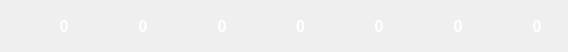
<?xml version="1.0" encoding="UTF-8"?>
<ui version="4.0">
 <class>GameDataView</class>
 <widget class="QWidget" name="GameDataView">
  <property name="geometry">
   <rect>
    <x>0</x>
    <y>0</y>
    <width>568</width>
    <height>51</height>
   </rect>
  </property>
  <property name="windowTitle">
   <string>GameDataView</string>
  </property>
  <layout class="QHBoxLayout" name="horizontalLayout">
   <item>
    <widget class="QWidget" name="widget" native="true">
     <layout class="QHBoxLayout" name="horizontalLayout_2">
      <property name="spacing">
       <number>3</number>
      </property>
      <property name="leftMargin">
       <number>3</number>
      </property>
      <property name="topMargin">
       <number>0</number>
      </property>
      <property name="rightMargin">
       <number>3</number>
      </property>
      <property name="bottomMargin">
       <number>0</number>
      </property>
      <item>
       <widget class="QLabel" name="region1Image">
        <property name="sizePolicy">
         <sizepolicy hsizetype="Fixed" vsizetype="Fixed">
          <horstretch>0</horstretch>
          <verstretch>0</verstretch>
         </sizepolicy>
        </property>
        <property name="minimumSize">
         <size>
          <width>30</width>
          <height>30</height>
         </size>
        </property>
        <property name="text">
         <string/>
        </property>
       </widget>
      </item>
      <item>
       <widget class="QLabel" name="region1Label">
        <property name="minimumSize">
         <size>
          <width>30</width>
          <height>30</height>
         </size>
        </property>
        <property name="palette">
         <palette>
          <active>
           <colorrole role="WindowText">
            <brush brushstyle="SolidPattern">
             <color alpha="255">
              <red>255</red>
              <green>255</green>
              <blue>255</blue>
             </color>
            </brush>
           </colorrole>
          </active>
          <inactive>
           <colorrole role="WindowText">
            <brush brushstyle="SolidPattern">
             <color alpha="255">
              <red>255</red>
              <green>255</green>
              <blue>255</blue>
             </color>
            </brush>
           </colorrole>
          </inactive>
          <disabled>
           <colorrole role="WindowText">
            <brush brushstyle="SolidPattern">
             <color alpha="255">
              <red>106</red>
              <green>104</green>
              <blue>100</blue>
             </color>
            </brush>
           </colorrole>
          </disabled>
         </palette>
        </property>
        <property name="font">
         <font>
          <pointsize>12</pointsize>
          <weight>75</weight>
          <bold>true</bold>
         </font>
        </property>
        <property name="cursor">
         <cursorShape>ArrowCursor</cursorShape>
        </property>
        <property name="text">
         <string>0</string>
        </property>
        <property name="alignment">
         <set>Qt::AlignCenter</set>
        </property>
       </widget>
      </item>
     </layout>
    </widget>
   </item>
   <item>
    <widget class="QWidget" name="widget_4" native="true">
     <layout class="QHBoxLayout" name="horizontalLayout_5">
      <property name="spacing">
       <number>3</number>
      </property>
      <property name="leftMargin">
       <number>3</number>
      </property>
      <property name="topMargin">
       <number>0</number>
      </property>
      <property name="rightMargin">
       <number>3</number>
      </property>
      <property name="bottomMargin">
       <number>0</number>
      </property>
      <item>
       <widget class="QLabel" name="region2Image">
        <property name="sizePolicy">
         <sizepolicy hsizetype="Fixed" vsizetype="Fixed">
          <horstretch>0</horstretch>
          <verstretch>0</verstretch>
         </sizepolicy>
        </property>
        <property name="minimumSize">
         <size>
          <width>30</width>
          <height>30</height>
         </size>
        </property>
        <property name="text">
         <string/>
        </property>
       </widget>
      </item>
      <item>
       <widget class="QLabel" name="region2Label">
        <property name="minimumSize">
         <size>
          <width>30</width>
          <height>30</height>
         </size>
        </property>
        <property name="palette">
         <palette>
          <active>
           <colorrole role="WindowText">
            <brush brushstyle="SolidPattern">
             <color alpha="255">
              <red>255</red>
              <green>255</green>
              <blue>255</blue>
             </color>
            </brush>
           </colorrole>
          </active>
          <inactive>
           <colorrole role="WindowText">
            <brush brushstyle="SolidPattern">
             <color alpha="255">
              <red>255</red>
              <green>255</green>
              <blue>255</blue>
             </color>
            </brush>
           </colorrole>
          </inactive>
          <disabled>
           <colorrole role="WindowText">
            <brush brushstyle="SolidPattern">
             <color alpha="255">
              <red>106</red>
              <green>104</green>
              <blue>100</blue>
             </color>
            </brush>
           </colorrole>
          </disabled>
         </palette>
        </property>
        <property name="font">
         <font>
          <pointsize>12</pointsize>
          <weight>75</weight>
          <bold>true</bold>
         </font>
        </property>
        <property name="cursor">
         <cursorShape>ArrowCursor</cursorShape>
        </property>
        <property name="text">
         <string>0</string>
        </property>
        <property name="alignment">
         <set>Qt::AlignCenter</set>
        </property>
       </widget>
      </item>
     </layout>
    </widget>
   </item>
   <item>
    <widget class="QWidget" name="widget_3" native="true">
     <layout class="QHBoxLayout" name="horizontalLayout_4">
      <property name="spacing">
       <number>3</number>
      </property>
      <property name="leftMargin">
       <number>3</number>
      </property>
      <property name="topMargin">
       <number>0</number>
      </property>
      <property name="rightMargin">
       <number>3</number>
      </property>
      <property name="bottomMargin">
       <number>0</number>
      </property>
      <item>
       <widget class="QLabel" name="region3Image">
        <property name="sizePolicy">
         <sizepolicy hsizetype="Fixed" vsizetype="Fixed">
          <horstretch>0</horstretch>
          <verstretch>0</verstretch>
         </sizepolicy>
        </property>
        <property name="minimumSize">
         <size>
          <width>30</width>
          <height>30</height>
         </size>
        </property>
        <property name="text">
         <string/>
        </property>
       </widget>
      </item>
      <item>
       <widget class="QLabel" name="region3Label">
        <property name="minimumSize">
         <size>
          <width>30</width>
          <height>30</height>
         </size>
        </property>
        <property name="palette">
         <palette>
          <active>
           <colorrole role="WindowText">
            <brush brushstyle="SolidPattern">
             <color alpha="255">
              <red>255</red>
              <green>255</green>
              <blue>255</blue>
             </color>
            </brush>
           </colorrole>
          </active>
          <inactive>
           <colorrole role="WindowText">
            <brush brushstyle="SolidPattern">
             <color alpha="255">
              <red>255</red>
              <green>255</green>
              <blue>255</blue>
             </color>
            </brush>
           </colorrole>
          </inactive>
          <disabled>
           <colorrole role="WindowText">
            <brush brushstyle="SolidPattern">
             <color alpha="255">
              <red>106</red>
              <green>104</green>
              <blue>100</blue>
             </color>
            </brush>
           </colorrole>
          </disabled>
         </palette>
        </property>
        <property name="font">
         <font>
          <pointsize>12</pointsize>
          <weight>75</weight>
          <bold>true</bold>
         </font>
        </property>
        <property name="cursor">
         <cursorShape>ArrowCursor</cursorShape>
        </property>
        <property name="text">
         <string>0</string>
        </property>
        <property name="alignment">
         <set>Qt::AlignCenter</set>
        </property>
       </widget>
      </item>
     </layout>
    </widget>
   </item>
   <item>
    <widget class="QWidget" name="widget_7" native="true">
     <layout class="QHBoxLayout" name="horizontalLayout_8">
      <property name="spacing">
       <number>3</number>
      </property>
      <property name="leftMargin">
       <number>3</number>
      </property>
      <property name="topMargin">
       <number>0</number>
      </property>
      <property name="rightMargin">
       <number>3</number>
      </property>
      <property name="bottomMargin">
       <number>0</number>
      </property>
      <item>
       <widget class="QLabel" name="region4Image">
        <property name="sizePolicy">
         <sizepolicy hsizetype="Fixed" vsizetype="Fixed">
          <horstretch>0</horstretch>
          <verstretch>0</verstretch>
         </sizepolicy>
        </property>
        <property name="minimumSize">
         <size>
          <width>30</width>
          <height>30</height>
         </size>
        </property>
        <property name="text">
         <string/>
        </property>
       </widget>
      </item>
      <item>
       <widget class="QLabel" name="region4Label">
        <property name="minimumSize">
         <size>
          <width>30</width>
          <height>30</height>
         </size>
        </property>
        <property name="palette">
         <palette>
          <active>
           <colorrole role="WindowText">
            <brush brushstyle="SolidPattern">
             <color alpha="255">
              <red>255</red>
              <green>255</green>
              <blue>255</blue>
             </color>
            </brush>
           </colorrole>
          </active>
          <inactive>
           <colorrole role="WindowText">
            <brush brushstyle="SolidPattern">
             <color alpha="255">
              <red>255</red>
              <green>255</green>
              <blue>255</blue>
             </color>
            </brush>
           </colorrole>
          </inactive>
          <disabled>
           <colorrole role="WindowText">
            <brush brushstyle="SolidPattern">
             <color alpha="255">
              <red>106</red>
              <green>104</green>
              <blue>100</blue>
             </color>
            </brush>
           </colorrole>
          </disabled>
         </palette>
        </property>
        <property name="font">
         <font>
          <pointsize>12</pointsize>
          <weight>75</weight>
          <bold>true</bold>
         </font>
        </property>
        <property name="cursor">
         <cursorShape>ArrowCursor</cursorShape>
        </property>
        <property name="text">
         <string>0</string>
        </property>
        <property name="alignment">
         <set>Qt::AlignCenter</set>
        </property>
       </widget>
      </item>
     </layout>
    </widget>
   </item>
   <item>
    <widget class="QWidget" name="widget_6" native="true">
     <layout class="QHBoxLayout" name="horizontalLayout_7">
      <property name="spacing">
       <number>3</number>
      </property>
      <property name="leftMargin">
       <number>3</number>
      </property>
      <property name="topMargin">
       <number>0</number>
      </property>
      <property name="rightMargin">
       <number>3</number>
      </property>
      <property name="bottomMargin">
       <number>0</number>
      </property>
      <item>
       <widget class="QLabel" name="stationImage">
        <property name="sizePolicy">
         <sizepolicy hsizetype="Fixed" vsizetype="Fixed">
          <horstretch>0</horstretch>
          <verstretch>0</verstretch>
         </sizepolicy>
        </property>
        <property name="minimumSize">
         <size>
          <width>30</width>
          <height>30</height>
         </size>
        </property>
        <property name="text">
         <string/>
        </property>
       </widget>
      </item>
      <item>
       <widget class="QLabel" name="stationLabel">
        <property name="minimumSize">
         <size>
          <width>30</width>
          <height>30</height>
         </size>
        </property>
        <property name="palette">
         <palette>
          <active>
           <colorrole role="WindowText">
            <brush brushstyle="SolidPattern">
             <color alpha="255">
              <red>255</red>
              <green>255</green>
              <blue>255</blue>
             </color>
            </brush>
           </colorrole>
          </active>
          <inactive>
           <colorrole role="WindowText">
            <brush brushstyle="SolidPattern">
             <color alpha="255">
              <red>255</red>
              <green>255</green>
              <blue>255</blue>
             </color>
            </brush>
           </colorrole>
          </inactive>
          <disabled>
           <colorrole role="WindowText">
            <brush brushstyle="SolidPattern">
             <color alpha="255">
              <red>106</red>
              <green>104</green>
              <blue>100</blue>
             </color>
            </brush>
           </colorrole>
          </disabled>
         </palette>
        </property>
        <property name="font">
         <font>
          <pointsize>12</pointsize>
          <weight>75</weight>
          <bold>true</bold>
         </font>
        </property>
        <property name="cursor">
         <cursorShape>ArrowCursor</cursorShape>
        </property>
        <property name="text">
         <string>0</string>
        </property>
        <property name="alignment">
         <set>Qt::AlignCenter</set>
        </property>
       </widget>
      </item>
     </layout>
    </widget>
   </item>
   <item>
    <widget class="QWidget" name="widget_5" native="true">
     <layout class="QHBoxLayout" name="horizontalLayout_6">
      <property name="spacing">
       <number>3</number>
      </property>
      <property name="leftMargin">
       <number>3</number>
      </property>
      <property name="topMargin">
       <number>0</number>
      </property>
      <property name="rightMargin">
       <number>3</number>
      </property>
      <property name="bottomMargin">
       <number>0</number>
      </property>
      <item>
       <widget class="QLabel" name="outbreakImage">
        <property name="sizePolicy">
         <sizepolicy hsizetype="Fixed" vsizetype="Fixed">
          <horstretch>0</horstretch>
          <verstretch>0</verstretch>
         </sizepolicy>
        </property>
        <property name="minimumSize">
         <size>
          <width>30</width>
          <height>30</height>
         </size>
        </property>
        <property name="text">
         <string/>
        </property>
       </widget>
      </item>
      <item>
       <widget class="QLabel" name="outbreakLabel">
        <property name="minimumSize">
         <size>
          <width>30</width>
          <height>30</height>
         </size>
        </property>
        <property name="palette">
         <palette>
          <active>
           <colorrole role="WindowText">
            <brush brushstyle="SolidPattern">
             <color alpha="255">
              <red>255</red>
              <green>255</green>
              <blue>255</blue>
             </color>
            </brush>
           </colorrole>
          </active>
          <inactive>
           <colorrole role="WindowText">
            <brush brushstyle="SolidPattern">
             <color alpha="255">
              <red>255</red>
              <green>255</green>
              <blue>255</blue>
             </color>
            </brush>
           </colorrole>
          </inactive>
          <disabled>
           <colorrole role="WindowText">
            <brush brushstyle="SolidPattern">
             <color alpha="255">
              <red>106</red>
              <green>104</green>
              <blue>100</blue>
             </color>
            </brush>
           </colorrole>
          </disabled>
         </palette>
        </property>
        <property name="font">
         <font>
          <pointsize>12</pointsize>
          <weight>75</weight>
          <bold>true</bold>
         </font>
        </property>
        <property name="cursor">
         <cursorShape>ArrowCursor</cursorShape>
        </property>
        <property name="text">
         <string>0</string>
        </property>
        <property name="alignment">
         <set>Qt::AlignCenter</set>
        </property>
       </widget>
      </item>
     </layout>
    </widget>
   </item>
   <item>
    <widget class="QWidget" name="widget_2" native="true">
     <layout class="QHBoxLayout" name="horizontalLayout_3">
      <property name="spacing">
       <number>3</number>
      </property>
      <property name="leftMargin">
       <number>3</number>
      </property>
      <property name="topMargin">
       <number>0</number>
      </property>
      <property name="rightMargin">
       <number>3</number>
      </property>
      <property name="bottomMargin">
       <number>0</number>
      </property>
      <item>
       <widget class="QLabel" name="infectionImage">
        <property name="sizePolicy">
         <sizepolicy hsizetype="Fixed" vsizetype="Fixed">
          <horstretch>0</horstretch>
          <verstretch>0</verstretch>
         </sizepolicy>
        </property>
        <property name="minimumSize">
         <size>
          <width>30</width>
          <height>30</height>
         </size>
        </property>
        <property name="text">
         <string/>
        </property>
       </widget>
      </item>
      <item>
       <widget class="QLabel" name="infectionLabel">
        <property name="minimumSize">
         <size>
          <width>30</width>
          <height>30</height>
         </size>
        </property>
        <property name="palette">
         <palette>
          <active>
           <colorrole role="WindowText">
            <brush brushstyle="SolidPattern">
             <color alpha="255">
              <red>255</red>
              <green>255</green>
              <blue>255</blue>
             </color>
            </brush>
           </colorrole>
          </active>
          <inactive>
           <colorrole role="WindowText">
            <brush brushstyle="SolidPattern">
             <color alpha="255">
              <red>255</red>
              <green>255</green>
              <blue>255</blue>
             </color>
            </brush>
           </colorrole>
          </inactive>
          <disabled>
           <colorrole role="WindowText">
            <brush brushstyle="SolidPattern">
             <color alpha="255">
              <red>106</red>
              <green>104</green>
              <blue>100</blue>
             </color>
            </brush>
           </colorrole>
          </disabled>
         </palette>
        </property>
        <property name="font">
         <font>
          <pointsize>12</pointsize>
          <weight>75</weight>
          <bold>true</bold>
         </font>
        </property>
        <property name="cursor">
         <cursorShape>ArrowCursor</cursorShape>
        </property>
        <property name="text">
         <string>0</string>
        </property>
        <property name="alignment">
         <set>Qt::AlignCenter</set>
        </property>
       </widget>
      </item>
     </layout>
    </widget>
   </item>
  </layout>
 </widget>
 <layoutdefault spacing="6" margin="11"/>
 <resources/>
 <connections/>
</ui>
